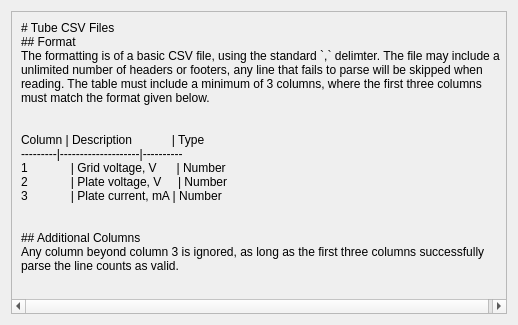
<?xml version="1.0" encoding="UTF-8"?>
<ui version="4.0">
 <class>CSVHelp</class>
 <widget class="QDialog" name="CSVHelp">
  <property name="geometry">
   <rect>
    <x>0</x>
    <y>0</y>
    <width>518</width>
    <height>325</height>
   </rect>
  </property>
  <property name="maximumSize">
   <size>
    <width>518</width>
    <height>325</height>
   </size>
  </property>
  <property name="windowTitle">
   <string>CSV Help</string>
  </property>
  <layout class="QHBoxLayout" name="horizontalLayout">
   <item>
    <widget class="QScrollArea" name="scrollArea">
     <property name="minimumSize">
      <size>
       <width>0</width>
       <height>0</height>
      </size>
     </property>
     <property name="maximumSize">
      <size>
       <width>500</width>
       <height>16777215</height>
      </size>
     </property>
     <property name="horizontalScrollBarPolicy">
      <enum>Qt::ScrollBarPolicy::ScrollBarAsNeeded</enum>
     </property>
     <property name="widgetResizable">
      <bool>true</bool>
     </property>
     <widget class="QWidget" name="scrollAreaWidgetContents">
      <property name="geometry">
       <rect>
        <x>0</x>
        <y>0</y>
        <width>498</width>
        <height>305</height>
       </rect>
      </property>
      <layout class="QHBoxLayout" name="horizontalLayout_2">
       <item>
        <widget class="QLabel" name="label">
         <property name="sizePolicy">
          <sizepolicy hsizetype="Fixed" vsizetype="Preferred">
           <horstretch>0</horstretch>
           <verstretch>0</verstretch>
          </sizepolicy>
         </property>
         <property name="minimumSize">
          <size>
           <width>480</width>
           <height>0</height>
          </size>
         </property>
         <property name="maximumSize">
          <size>
           <width>480</width>
           <height>16777215</height>
          </size>
         </property>
         <property name="baseSize">
          <size>
           <width>480</width>
           <height>0</height>
          </size>
         </property>
         <property name="text">
          <string># Tube CSV Files
## Format
The formatting is of a basic CSV file, using the standard `,` delimter. The file may include a unlimited number of headers or footers, any line that fails to parse will be skipped when reading. The table must include a minimum of 3 columns, where the first three columns must match the format given below.


Column | Description            | Type
---------|--------------------|----------
1             | Grid voltage, V      | Number
2             | Plate voltage, V     | Number
3             | Plate current, mA | Number


## Additional Columns
Any column beyond column 3 is ignored, as long as the first three columns successfully parse the line counts as valid.</string>
         </property>
         <property name="textFormat">
          <enum>Qt::TextFormat::MarkdownText</enum>
         </property>
         <property name="alignment">
          <set>Qt::AlignmentFlag::AlignLeading|Qt::AlignmentFlag::AlignLeft|Qt::AlignmentFlag::AlignTop</set>
         </property>
         <property name="wordWrap">
          <bool>true</bool>
         </property>
        </widget>
       </item>
      </layout>
     </widget>
    </widget>
   </item>
  </layout>
 </widget>
 <resources/>
 <connections/>
</ui>
